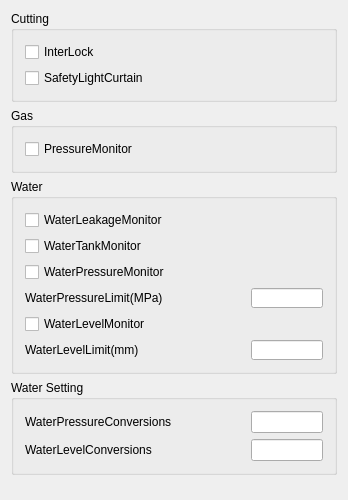
<?xml version="1.0" encoding="UTF-8"?>
<ui version="4.0">
 <class>Dialog_Setting_Monitor</class>
 <widget class="QDialog" name="Dialog_Setting_Monitor">
  <property name="geometry">
   <rect>
    <x>0</x>
    <y>0</y>
    <width>348</width>
    <height>500</height>
   </rect>
  </property>
  <property name="windowTitle">
   <string>Monitor Setting</string>
  </property>
  <layout class="QGridLayout" name="gridLayout_4">
   <item row="4" column="0">
    <spacer name="verticalSpacer">
     <property name="orientation">
      <enum>Qt::Vertical</enum>
     </property>
     <property name="sizeHint" stdset="0">
      <size>
       <width>20</width>
       <height>40</height>
      </size>
     </property>
    </spacer>
   </item>
   <item row="0" column="0">
    <widget class="QGroupBox" name="groupBox_Cutting">
     <property name="title">
      <string>Cutting</string>
     </property>
     <layout class="QGridLayout" name="gridLayout">
      <item row="0" column="0">
       <widget class="QCheckBox" name="checkBox_Cutting_bInterLock">
        <property name="text">
         <string>InterLock</string>
        </property>
       </widget>
      </item>
      <item row="1" column="0">
       <widget class="QCheckBox" name="checkBox_Cutting_bSafetyLightCurtain">
        <property name="text">
         <string>SafetyLightCurtain</string>
        </property>
       </widget>
      </item>
     </layout>
    </widget>
   </item>
   <item row="1" column="0">
    <widget class="QGroupBox" name="groupBox_Gas">
     <property name="title">
      <string>Gas</string>
     </property>
     <layout class="QGridLayout" name="gridLayout_3">
      <item row="0" column="0">
       <widget class="QCheckBox" name="checkBox_Gas_bPressureMonitor">
        <property name="text">
         <string>PressureMonitor</string>
        </property>
       </widget>
      </item>
     </layout>
    </widget>
   </item>
   <item row="2" column="0">
    <widget class="QGroupBox" name="groupBox_Water">
     <property name="title">
      <string>Water</string>
     </property>
     <layout class="QGridLayout" name="gridLayout_2">
      <item row="0" column="0">
       <widget class="QCheckBox" name="checkBox_Water_bWaterLeakageMonitor">
        <property name="minimumSize">
         <size>
          <width>220</width>
          <height>0</height>
         </size>
        </property>
        <property name="text">
         <string>WaterLeakageMonitor</string>
        </property>
       </widget>
      </item>
      <item row="1" column="0">
       <widget class="QCheckBox" name="checkBox_Water_bWaterTankMonitor">
        <property name="text">
         <string>WaterTankMonitor</string>
        </property>
       </widget>
      </item>
      <item row="2" column="0">
       <widget class="QCheckBox" name="checkBox_Water_bWaterPressureMonitor">
        <property name="text">
         <string>WaterPressureMonitor</string>
        </property>
       </widget>
      </item>
      <item row="3" column="0">
       <widget class="QLabel" name="label_Water_WaterPressureLimit">
        <property name="text">
         <string>WaterPressureLimit(MPa)</string>
        </property>
       </widget>
      </item>
      <item row="3" column="1">
       <widget class="QLineEdit" name="lineEdit_Water_fWaterPressureLimit">
        <property name="minimumSize">
         <size>
          <width>0</width>
          <height>20</height>
         </size>
        </property>
       </widget>
      </item>
      <item row="5" column="0">
       <widget class="QCheckBox" name="checkBox_Water_bWaterLevelMonitor">
        <property name="text">
         <string>WaterLevelMonitor</string>
        </property>
       </widget>
      </item>
      <item row="6" column="0">
       <widget class="QLabel" name="label_Water_WaterLevelLimit">
        <property name="text">
         <string>WaterLevelLimit(mm)</string>
        </property>
       </widget>
      </item>
      <item row="6" column="1">
       <widget class="QLineEdit" name="lineEdit_Water_fWaterLevelLimit">
        <property name="minimumSize">
         <size>
          <width>0</width>
          <height>20</height>
         </size>
        </property>
       </widget>
      </item>
     </layout>
    </widget>
   </item>
   <item row="3" column="0">
    <widget class="QGroupBox" name="groupBox_WaterSetting">
     <property name="title">
      <string>Water Setting</string>
     </property>
     <layout class="QFormLayout" name="formLayout">
      <item row="1" column="0">
       <widget class="QLabel" name="label_WaterSetting_WaterPressureConversions">
        <property name="minimumSize">
         <size>
          <width>220</width>
          <height>0</height>
         </size>
        </property>
        <property name="text">
         <string>WaterPressureConversions</string>
        </property>
       </widget>
      </item>
      <item row="2" column="0">
       <widget class="QLabel" name="label_WaterSetting_WaterLevelConversions">
        <property name="text">
         <string>WaterLevelConversions</string>
        </property>
       </widget>
      </item>
      <item row="1" column="1">
       <widget class="QLineEdit" name="lineEdit_WaterSetting_iWaterPressureConversions"/>
      </item>
      <item row="2" column="1">
       <widget class="QLineEdit" name="lineEdit_WaterSetting_iWaterLevelConversions"/>
      </item>
     </layout>
    </widget>
   </item>
  </layout>
 </widget>
 <layoutdefault spacing="6" margin="11"/>
 <resources/>
 <connections/>
</ui>
